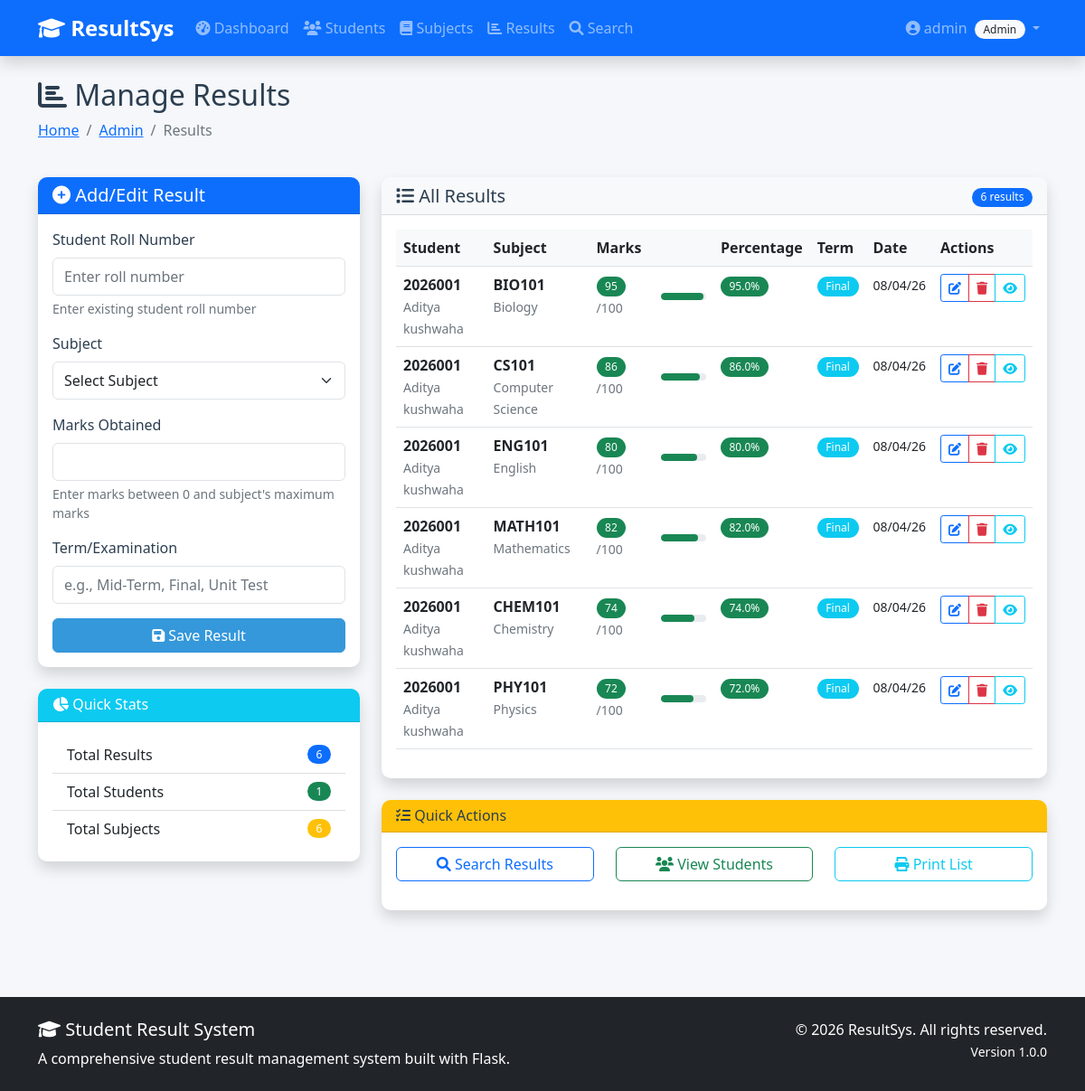
The page /results (signed in) on the database its author committed.
### app.py (models this page shows)
class Result(db.Model):
    id = db.Column(db.Integer, primary_key=True)
    student_id = db.Column(db.Integer, db.ForeignKey('student.id'), nullable=False)
    subject_id = db.Column(db.Integer, db.ForeignKey('subject.id'), nullable=False)
    marks_obtained = db.Column(db.Integer, nullable=False)
    exam_date = db.Column(db.Date, nullable=False, default=datetime.utcnow)
    term = db.Column(db.String(20))  # e.g., "Mid-Term", "Final"
    subject = db.relationship('Subject')

class Student(db.Model):
    id = db.Column(db.Integer, primary_key=True)
    roll_no = db.Column(db.String(20), unique=True, nullable=False)
    full_name = db.Column(db.String(100), nullable=False)
    date_of_birth = db.Column(db.Date, nullable=False)
    email = db.Column(db.String(120))
    phone = db.Column(db.String(15))
    class_name = db.Column(db.String(50))
    address = db.Column(db.Text)
    created_at = db.Column(db.DateTime, default=datetime.utcnow)
    results = db.relationship('Result', backref='student', lazy=True, cascade='all, delete-orphan')

class Subject(db.Model):
    id = db.Column(db.Integer, primary_key=True)
    code = db.Column(db.String(20), unique=True, nullable=False)
    name = db.Column(db.String(100), nullable=False)
    max_marks = db.Column(db.Integer, nullable=False, default=100)
    results = db.relationship('Result', backref='subject_ref', lazy=True, cascade='all, delete-orphan')

### app.py (the view)
@app.route('/results')
@role_required('admin', 'teacher')
def manage_results():
    results = Result.query.join(Student).join(Subject).order_by(Result.id.desc()).all()
    students = Student.query.order_by(Student.roll_no).all()
    subjects = Subject.query.order_by(Subject.code).all()
    terms = db.session.query(Result.term).distinct().all()
    terms = [t[0] for t in terms if t[0]]
    return render_template(
        'manage_results.html',
        results=results,
        students=students,
        subjects=subjects,
        terms=terms
    )

### app.py (called while the page is built)
@app.context_processor
def inject_global_data():
    return {"current_year": datetime.now().year}

def login_required(f):
    @wraps(f)
    def decorated_function(*args, **kwargs):
        if 'user_id' not in session:
            flash('Please login to access this page.', 'warning')
            return redirect(url_for('login'))
        return f(*args, **kwargs)
    return decorated_function

def role_required(*required_roles):
    def decorator(f):
        @wraps(f)
        @login_required
        def decorated_function(*args, **kwargs):
            user = User.query.get(session['user_id'])
            if user.role not in required_roles:
                flash('Unauthorized access! You do not have permission to view this page.', 'danger')
                return redirect(url_for('dashboard'))
            return f(*args, **kwargs)
        return decorated_function
    return decorator

### templates/manage_results.html (shortened to what this page needs)
{% extends "base.html" %}
{% block page_title %}
<i class="fas fa-chart-bar"></i> Manage Results
{% endblock %}
{% block breadcrumbs %}
{% if session.role == 'admin' %}
<li class="breadcrumb-item"><a href="{{ url_for('admin_dashboard') }}">Admin</a></li>
{% else %}
<li class="breadcrumb-item"><a href="{{ url_for('teacher_dashboard') }}">Teacher</a></li>
{% endif %}
<li class="breadcrumb-item active" aria-current="page">Results</li>
{% endblock %}
{% block content %}
<div class="row">
    <div class="col-md-4 mb-4">
        <div class="card shadow">
            <div class="card-header bg-primary text-white">
                <h5 class="mb-0">
                    <i class="fas fa-plus-circle"></i> Add/Edit Result
                </h5>
            </div>
            <div class="card-body">
                <form method="POST" action="{{ url_for('add_result') }}">
                    <div class="mb-3">
                        <label for="roll_no" class="form-label">Student Roll Number</label>
                        <input type="text" class="form-control" id="roll_no" name="roll_no"
                               placeholder="Enter roll number" required
                               list="studentList">
                        <div class="form-text">Enter existing student roll number</div>
                    </div>
                    <div class="mb-3">
                        <label for="subject_code" class="form-label">Subject</label>
                        <select class="form-select" id="subject_code" name="subject_code" required>
                            <option value="">Select Subject</option>
                        </select>
                    </div>
                    <div class="mb-3">
                        <label for="marks_obtained" class="form-label">Marks Obtained</label>
                        <input type="number" class="form-control" id="marks_obtained" name="marks_obtained"
                               min="0" max="100" required>
                        <div class="form-text">Enter marks between 0 and subject's maximum marks</div>
                    </div>
                    <div class="mb-3">
                        <label for="term" class="form-label">Term/Examination</label>
                        <input type="text" class="form-control" id="term" name="term"
                               placeholder="e.g., Mid-Term, Final, Unit Test" required
                               list="termList">
                    </div>
                    <div class="d-grid">
                        <button type="submit" class="btn btn-primary">
                            <i class="fas fa-save"></i> Save Result
                        </button>
                    </div>
                </form>
            </div>
        </div>
        <div class="card shadow mt-4">
            <div class="card-header bg-info text-white">
                <h6 class="mb-0"><i class="fas fa-chart-pie"></i> Quick Stats</h6>
            </div>
            <div class="card-body">
                <ul class="list-group list-group-flush">
                    <li class="list-group-item d-flex justify-content-between align-items-center">
                        Total Results
                        <span class="badge bg-primary rounded-pill">{{ results|length }}</span>
                    </li>
                    <li class="list-group-item d-flex justify-content-between align-items-center">
                        Total Students
                        <span class="badge bg-success rounded-pill">{{ students|length }}</span>
                    </li>
                    <li class="list-group-item d-flex justify-content-between align-items-center">
                        Total Subjects
                        <span class="badge bg-warning rounded-pill">{{ subjects|length }}</span>
                    </li>
                </ul>
            </div>
        </div>
    </div>
    <div class="col-md-8 mb-4">
        <div class="card shadow">
            <div class="card-header bg-light">
                <div class="d-flex justify-content-between align-items-center">
                    <h5 class="mb-0">
                        <i class="fas fa-list"></i> All Results
                    </h5>
                    <div>
                        <span class="badge bg-primary">{{ results|length }} results</span>
                    </div>
                </div>
            </div>
            <div class="card-body">
                {% if results %}
                <div class="table-responsive">
                    <table class="table table-hover">
                        <thead>
                            <tr>
                                <th>Student</th>
                                <th>Subject</th>
                                <th>Marks</th>
                                <th>Percentage</th>
                                <th>Term</th>
                                <th>Date</th>
                                <th>Actions</th>
                            </tr>
                        </thead>
                        <tbody>
                            {% for result in results %}
                            {% set percentage = (result.marks_obtained / result.subject.max_marks * 100) %}
                            <tr>
                                <td>
                                    <div>
                                        <strong>{{ result.student.roll_no }}</strong>
                                        <br>
                                        <small class="text-muted">{{ result.student.full_name }}</small>
                                    </div>
                                </td>
                                <td>
                                    <div>
                                        <strong>{{ result.subject.code }}</strong>
                                        <br>
                                        <small class="text-muted">{{ result.subject.name }}</small>
                                    </div>
                                </td>
                                <td>
                                    <div class="d-flex align-items-center">
                                        <div class="me-3">
                                            <span class="badge bg-{{ 'success' if result.marks_obtained >= 40 else 'danger' }}">
                                                {{ result.marks_obtained }}
                                            </span>
                                            <small class="text-muted">/{{ result.subject.max_marks }}</small>
                                        </div>
                                        <div style="width: 60px;">
                                            <div class="progress" style="height: 8px;">
                                                <div class="progress-bar bg-{{ 'success' if percentage >= 40 else 'danger' }}"
                                                     style="width: {{ percentage }}%"></div>
                                            </div>
                                        </div>
                                    </div>
                                </td>
                                <td>
                                    <span class="badge bg-{{ 'success' if percentage >= 40 else 'danger' }}">
                                        {{ "%.1f"|format(percentage) }}%
                                    </span>
                                </td>
                                <td>
                                    <span class="badge bg-info">{{ result.term or 'N/A' }}</span>
                                </td>
                                <td>
                                    <small>{{ result.exam_date.strftime('%d/%m/%y') }}</small>
                                </td>
                                <td>
                                    <div class="btn-group btn-group-sm">
                                        <button type="button" class="btn btn-outline-primary"
                                                data-bs-toggle="modal" data-bs-target="#editModal{{ result.id }}"
                                                title="Edit Marks">
                                            <i class="fas fa-edit"></i>
                                        </button>
                                        <a href="{{ url_for('delete_result', result_id=result.id) }}"
                                           class="btn btn-outline-danger" title="Delete"
                                           onclick="return confirmDelete('Delete this result?')">
                                            <i class="fas fa-trash"></i>
                                        </a>
                                        <a href="{{ url_for('search_results', roll_no=result.student.roll_no) }}"
                                           class="btn btn-outline-info" title="View All Results">
                                            <i class="fas fa-eye"></i>
                                        </a>
                                    </div>
                                </td>
                            </tr>
                            {% endfor %}
                        </tbody>
                    </table>
                </div>
                {% else %}
                <div class="text-center py-5">
                    <i class="fas fa-chart-line fa-4x text-muted mb-4"></i>
                    <h3>No Results Found</h3>
                    <p class="text-muted">No results have been added yet. Add your first result using the form on the left.</p>
                </div>
                {% endif %}
            </div>
        </div>
        <div class="card shadow mt-4">
            <div class="card-header bg-warning">
                <h6 class="mb-0"><i class="fas fa-tasks"></i> Quick Actions</h6>
            </div>
            <div class="card-body">
                <div class="row">
                    <div class="col-md-4 mb-3">
                        <a href="{{ url_for('search_results') }}" class="btn btn-outline-primary w-100">
                            <i class="fas fa-search"></i> Search Results
                        </a>
                    </div>
                    <div class="col-md-4 mb-3">
                        <a href="{{ url_for('manage_students') }}" class="btn btn-outline-success w-100">
                            <i class="fas fa-users"></i> View Students
                        </a>
                    </div>
                    <div class="col-md-4 mb-3">
                        <button class="btn btn-outline-info w-100" onclick="window.print()">
                            <i class="fas fa-print"></i> Print List
                        </button>
                    </div>
                </div>
            </div>
        </div>
    </div>
</div>
{% endblock %}

### static/css/style.css (style rules this page uses)
:root { --primary-color: #3498db; --secondary-color: #2c3e50; --success-color: #27ae60; --danger-color: #e74c3c; --warning-color: #f39c12; --info-color: #17a2b8; --light-color: #f8f9fa; --dark-color: #343a40; }
body { font-family: 'Segoe UI', Tahoma, Geneva, Verdana, sans-serif; background-color: #f5f7fa; color: var(--secondary-color); min-height: 100vh; display: flex; flex-direction: column; }
.card { border: none; border-radius: 10px; transition: transform 0.3s, box-shadow 0.3s; }
.card-header { border-radius: 10px 10px 0 0 !important; font-weight: 600; }
.btn { border-radius: 6px; font-weight: 500; transition: all 0.3s; }
.btn-primary { background-color: var(--primary-color); border-color: var(--primary-color); }
.table { border-collapse: separate; border-spacing: 0; }
.table th { font-weight: 600; background-color: #f8f9fa; border-top: none; }
.form-control, .form-select { border-radius: 6px; border: 1px solid #dee2e6; padding: 0.5rem 0.75rem; transition: border-color 0.3s, box-shadow 0.3s; }
.badge { border-radius: 20px; padding: 0.4em 0.8em; font-weight: 500; }
.progress { border-radius: 10px; overflow: hidden; }
.progress-bar { border-radius: 10px; }

### rows shown on the page
Result: student.roll_no "2026001", student.full_name "Aditya kushwaha", subject.code "BIO101", subject.name "Biology", marks_obtained "95", subject.max_marks "100", percentage "95.0", term "Final", exam_date "08/04/26"
Result: student.roll_no "2026001", student.full_name "Aditya kushwaha", subject.code "CS101", subject.name "Computer Science", marks_obtained "86", subject.max_marks "100", percentage "86.0", term "Final", exam_date "08/04/26"
Result: student.roll_no "2026001", student.full_name "Aditya kushwaha", subject.code "ENG101", subject.name "English", marks_obtained "80", subject.max_marks "100", percentage "80.0", term "Final", exam_date "08/04/26"
Result: student.roll_no "2026001", student.full_name "Aditya kushwaha", subject.code "MATH101", subject.name "Mathematics", marks_obtained "82", subject.max_marks "100", percentage "82.0", term "Final", exam_date "08/04/26"
Result: student.roll_no "2026001", student.full_name "Aditya kushwaha", subject.code "CHEM101", subject.name "Chemistry", marks_obtained "74", subject.max_marks "100", percentage "74.0", term "Final", exam_date "08/04/26"
Result: student.roll_no "2026001", student.full_name "Aditya kushwaha", subject.code "PHY101", subject.name "Physics", marks_obtained "72", subject.max_marks "100", percentage "72.0", term "Final", exam_date "08/04/26"

### other values the page prints
{{ session.username }} "admin"
{{ session.role|title }} "Admin"
{{ results|length }} "6"
{{ students|length }} "1"
{{ subjects|length }} "6"
